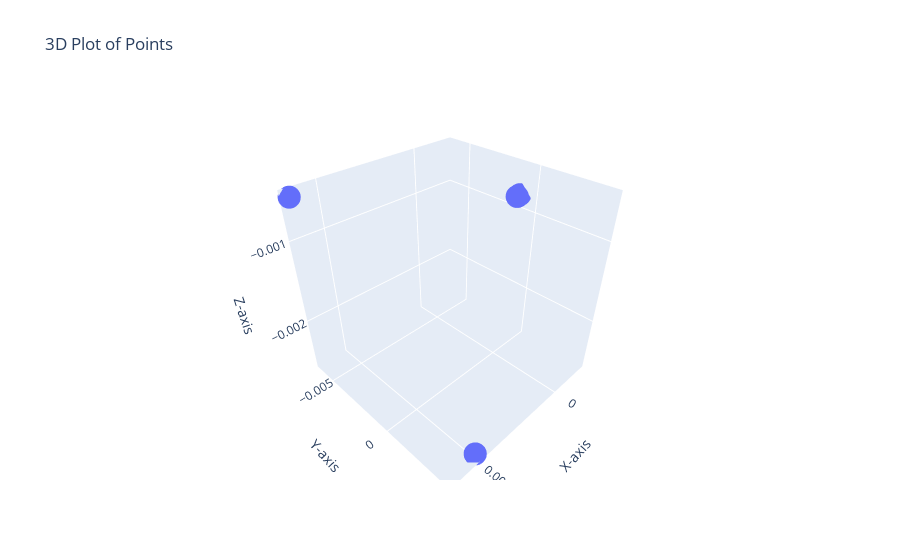

The notebook cell saved with this chart:
### Code cell
plot_3D_points(Xab)

### Figure 1 — Plotly figure (JSON) as saved in the notebook; plotly's stock layout.template omitted (floating-point values rounded to 4 significant figures)
{"data": [{"mode": "markers", "type": "scatter3d", "x": [-0.002013, -0.002013, -0.002013, -0.002013, -0.002013, -0.002011, -0.002013, -0.001994, -0.002011, -0.001854, 0.00633, 0.004988], "y": [-0.0009385, -0.0009385, -0.0009385, -0.0009385, -0.0009385, -0.0009388, -0.0009385, -0.0009412, -0.0009388, -0.0009615, -0.006308, 0.004242], "z": [-0.0008239, -0.0008239, -0.0008239, -0.0008239, -0.0008239, -0.0008241, -0.000824, -0.0008251, -0.000824, -0.0008345, -0.000533, -0.002623]}], "layout": {"scene": {"xaxis": {"title": {"text": "X-axis"}}, "yaxis": {"title": {"text": "Y-axis"}}, "zaxis": {"title": {"text": "Z-axis"}}}, "title": {"text": "3D Plot of Points"}}}
